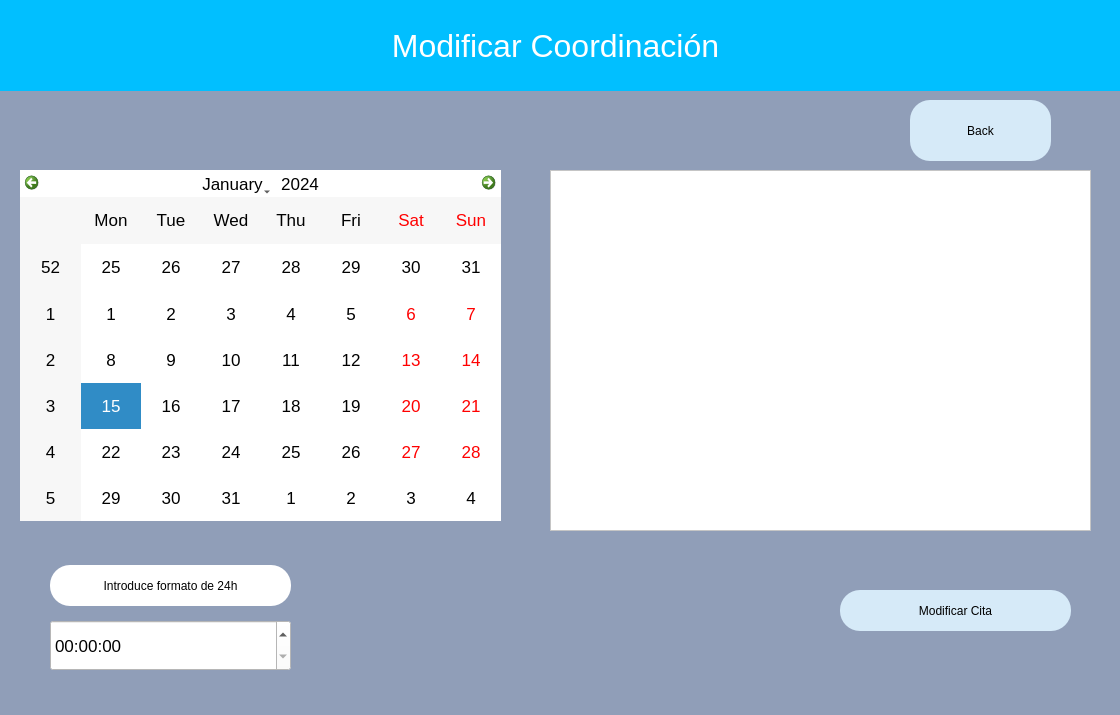
<?xml version="1.0" encoding="UTF-8"?>
<ui version="4.0">
 <class>Calendar</class>
 <widget class="QWidget" name="Calendar">
  <property name="geometry">
   <rect>
    <x>0</x>
    <y>0</y>
    <width>1120</width>
    <height>715</height>
   </rect>
  </property>
  <property name="windowTitle">
   <string>Form</string>
  </property>
  <property name="styleSheet">
   <string notr="true">background-color:rgb(144, 158, 184);</string>
  </property>
  <widget class="QCalendarWidget" name="calendarWidget">
   <property name="geometry">
    <rect>
     <x>20</x>
     <y>170</y>
     <width>481</width>
     <height>351</height>
    </rect>
   </property>
   <property name="styleSheet">
    <string notr="true">background:white;
font: 13pt;
color:black;</string>
   </property>
  </widget>
  <widget class="QTimeEdit" name="timefield">
   <property name="geometry">
    <rect>
     <x>50</x>
     <y>620</y>
     <width>241</width>
     <height>51</height>
    </rect>
   </property>
   <property name="styleSheet">
    <string notr="true">background:white;
font: 13pt;
</string>
   </property>
  </widget>
  <widget class="QPushButton" name="BtnAddNew">
   <property name="geometry">
    <rect>
     <x>840</x>
     <y>590</y>
     <width>231</width>
     <height>41</height>
    </rect>
   </property>
   <property name="styleSheet">
    <string notr="true">border-radius:20px;
background-color: rgb(214, 234, 248);
font: 14pt &quot;MS Shell Dlg 2&quot;;
</string>
   </property>
   <property name="text">
    <string>Modificar Cita</string>
   </property>
  </widget>
  <widget class="QPushButton" name="BtnBack">
   <property name="geometry">
    <rect>
     <x>910</x>
     <y>100</y>
     <width>141</width>
     <height>61</height>
    </rect>
   </property>
   <property name="styleSheet">
    <string notr="true">border-radius:20px;
background-color: rgb(214, 234, 248);
font: 14pt &quot;MS Shell Dlg 2&quot;;
</string>
   </property>
   <property name="text">
    <string>Back</string>
   </property>
  </widget>
  <widget class="QLabel" name="label">
   <property name="geometry">
    <rect>
     <x>-10</x>
     <y>0</y>
     <width>1131</width>
     <height>91</height>
    </rect>
   </property>
   <property name="styleSheet">
    <string notr="true">
color:white;
font-size: 32px;
background: #01BFFF;
</string>
   </property>
   <property name="text">
    <string>Modificar Coordinación</string>
   </property>
   <property name="alignment">
    <set>Qt::AlignCenter</set>
   </property>
  </widget>
  <widget class="QLabel" name="lblFeedback">
   <property name="geometry">
    <rect>
     <x>1170</x>
     <y>1000</y>
     <width>681</width>
     <height>51</height>
    </rect>
   </property>
   <property name="styleSheet">
    <string notr="true">Color: green;
font:12pt;</string>
   </property>
   <property name="text">
    <string/>
   </property>
  </widget>
  <widget class="QListWidget" name="listWidget">
   <property name="geometry">
    <rect>
     <x>550</x>
     <y>170</y>
     <width>541</width>
     <height>361</height>
    </rect>
   </property>
   <property name="styleSheet">
    <string notr="true">background: white;
</string>
   </property>
  </widget>
  <widget class="QLabel" name="label_4">
   <property name="geometry">
    <rect>
     <x>50</x>
     <y>565</y>
     <width>241</width>
     <height>41</height>
    </rect>
   </property>
   <property name="styleSheet">
    <string notr="true">background: white;
border-radius: 20px;
</string>
   </property>
   <property name="text">
    <string>Introduce formato de 24h</string>
   </property>
   <property name="alignment">
    <set>Qt::AlignCenter</set>
   </property>
  </widget>
 </widget>
 <resources/>
 <connections/>
</ui>
